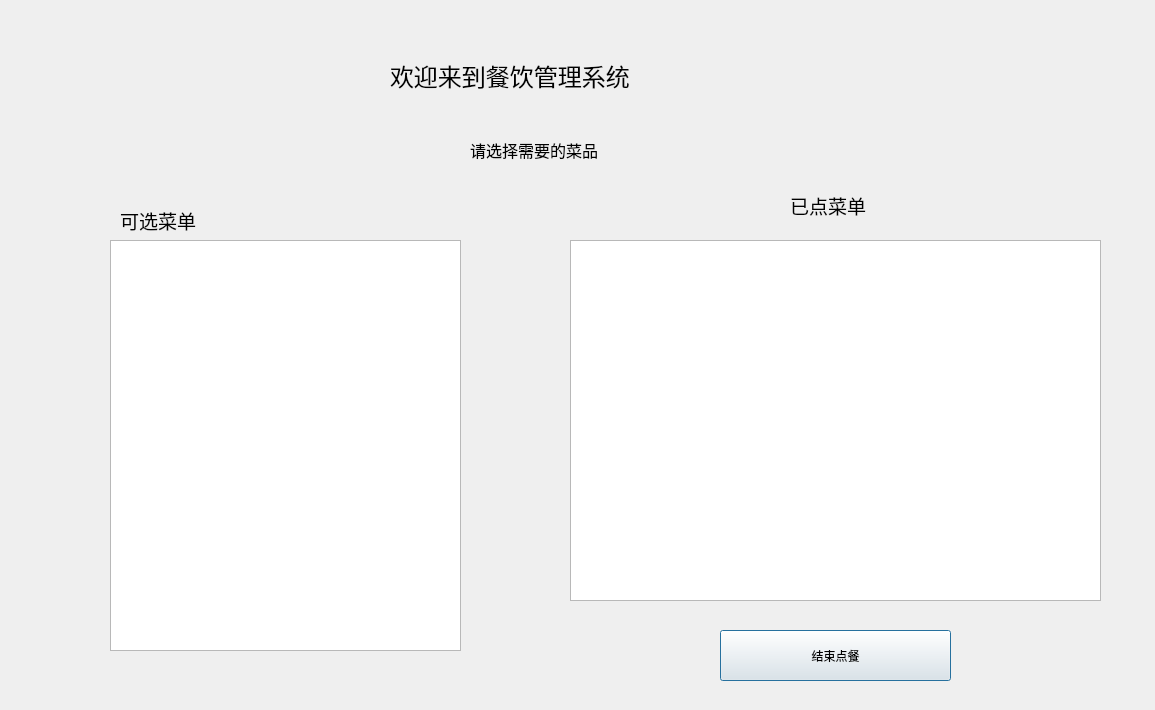
<?xml version="1.0" encoding="UTF-8"?>
<ui version="4.0">
 <class>Order</class>
 <widget class="QDialog" name="Order">
  <property name="geometry">
   <rect>
    <x>0</x>
    <y>0</y>
    <width>1155</width>
    <height>710</height>
   </rect>
  </property>
  <property name="windowTitle">
   <string>Dialog</string>
  </property>
  <widget class="QLabel" name="label">
   <property name="geometry">
    <rect>
     <x>390</x>
     <y>40</y>
     <width>391</width>
     <height>71</height>
    </rect>
   </property>
   <property name="text">
    <string>&lt;html&gt;&lt;head/&gt;&lt;body&gt;&lt;p&gt;&lt;span style=&quot; font-size:18pt;&quot;&gt;欢迎来到餐饮管理系统&lt;/span&gt;&lt;/p&gt;&lt;/body&gt;&lt;/html&gt;</string>
   </property>
  </widget>
  <widget class="QLabel" name="label_2">
   <property name="geometry">
    <rect>
     <x>120</x>
     <y>200</y>
     <width>131</width>
     <height>41</height>
    </rect>
   </property>
   <property name="text">
    <string>&lt;html&gt;&lt;head/&gt;&lt;body&gt;&lt;p&gt;&lt;span style=&quot; font-size:14pt;&quot;&gt;可选菜单&lt;/span&gt;&lt;/p&gt;&lt;/body&gt;&lt;/html&gt;</string>
   </property>
  </widget>
  <widget class="QPushButton" name="pushButton">
   <property name="geometry">
    <rect>
     <x>720</x>
     <y>630</y>
     <width>231</width>
     <height>51</height>
    </rect>
   </property>
   <property name="text">
    <string>结束点餐</string>
   </property>
  </widget>
  <widget class="QLabel" name="label_3">
   <property name="geometry">
    <rect>
     <x>470</x>
     <y>130</y>
     <width>181</width>
     <height>41</height>
    </rect>
   </property>
   <property name="text">
    <string>&lt;html&gt;&lt;head/&gt;&lt;body&gt;&lt;p&gt;&lt;span style=&quot; font-size:12pt;&quot;&gt;请选择需要的菜品&lt;/span&gt;&lt;/p&gt;&lt;/body&gt;&lt;/html&gt;</string>
   </property>
  </widget>
  <widget class="QLabel" name="label_4">
   <property name="geometry">
    <rect>
     <x>790</x>
     <y>180</y>
     <width>111</width>
     <height>51</height>
    </rect>
   </property>
   <property name="text">
    <string>&lt;html&gt;&lt;head/&gt;&lt;body&gt;&lt;p&gt;&lt;span style=&quot; font-size:14pt;&quot;&gt;已点菜单&lt;/span&gt;&lt;/p&gt;&lt;/body&gt;&lt;/html&gt;</string>
   </property>
  </widget>
  <widget class="QTableWidget" name="tableWidget">
   <property name="geometry">
    <rect>
     <x>110</x>
     <y>240</y>
     <width>351</width>
     <height>411</height>
    </rect>
   </property>
  </widget>
  <widget class="QTableWidget" name="tableWidget_2">
   <property name="geometry">
    <rect>
     <x>570</x>
     <y>240</y>
     <width>531</width>
     <height>361</height>
    </rect>
   </property>
  </widget>
 </widget>
 <resources/>
 <connections/>
</ui>
